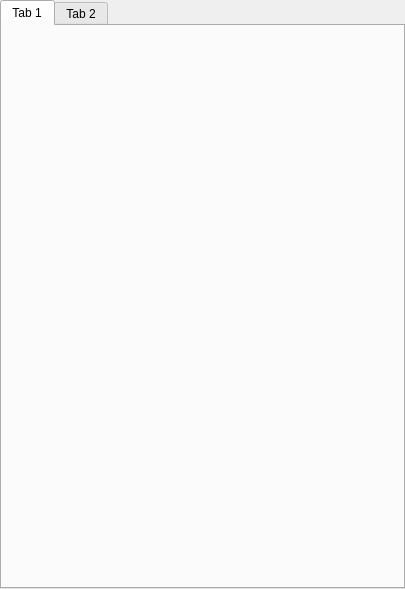
<?xml version="1.0" encoding="UTF-8"?>
<ui version="4.0">
 <class>TabbedBrowsers</class>
 <widget class="QTabWidget" name="TabbedBrowsers">
  <property name="geometry">
   <rect>
    <x>0</x>
    <y>0</y>
    <width>405</width>
    <height>589</height>
   </rect>
  </property>
  <property name="windowTitle">
   <string>TabWidget</string>
  </property>
  <widget class="QWidget" name="tab">
   <attribute name="title">
    <string>Tab 1</string>
   </attribute>
  </widget>
  <widget class="QWidget" name="tab">
   <attribute name="title">
    <string>Tab 2</string>
   </attribute>
  </widget>
 </widget>
 <resources/>
 <connections/>
</ui>
